Frame 1 (no input): blank canvas, image omitted
Frame 60 (the mouse pressed at the canvas centre just before this capture): blank canvas, image omitted
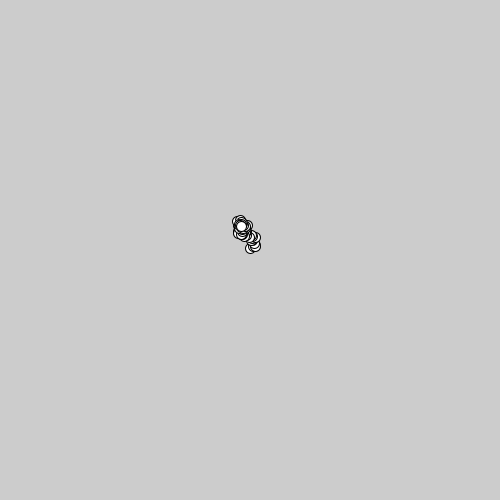
Frame 120 (the mouse held since frame 60 and released just before this capture)

The Processing sketch whose frames 1 and 60 were blank and that drew this single picture after the mouse press (run headless with seeded random() and noise(); from frame 60 on, the mouse is pressed at the canvas centre):

// Processing sketch: object_array_example
// ── object_array_example.pde
ArrayList<Thing> things = new ArrayList<Thing>();

void setup() {
  size(500, 500);
}

void draw() {
  for (int i = 0; i < things.size(); i++) {
    things.get(i).update();
  }
}

void mousePressed() {
  things.add(new Thing());
}

// ── Thing.pde
class Thing {

  float x, y;

  Thing() {
    
    x = mouseX;
    y = mouseY;
    
  }

  void update() {
    x += random(-3, 3);
    y += random(-3, 3);
    ellipse(x, y, 10, 10);
  }
}
